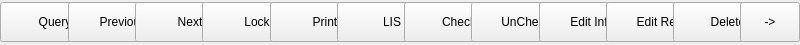
<?xml version="1.0" encoding="UTF-8"?>
<ui version="4.0">
 <class>MainBottomCtrlWidget</class>
 <widget class="QWidget" name="MainBottomCtrlWidget">
  <property name="geometry">
   <rect>
    <x>0</x>
    <y>0</y>
    <width>800</width>
    <height>45</height>
   </rect>
  </property>
  <property name="sizePolicy">
   <sizepolicy hsizetype="Preferred" vsizetype="Fixed">
    <horstretch>0</horstretch>
    <verstretch>0</verstretch>
   </sizepolicy>
  </property>
  <property name="minimumSize">
   <size>
    <width>800</width>
    <height>45</height>
   </size>
  </property>
  <property name="maximumSize">
   <size>
    <width>1162</width>
    <height>45</height>
   </size>
  </property>
  <property name="windowTitle">
   <string>Form</string>
  </property>
  <layout class="QGridLayout" name="gridLayout">
   <property name="leftMargin">
    <number>0</number>
   </property>
   <property name="topMargin">
    <number>0</number>
   </property>
   <property name="rightMargin">
    <number>0</number>
   </property>
   <property name="bottomMargin">
    <number>0</number>
   </property>
   <property name="spacing">
    <number>0</number>
   </property>
   <item row="0" column="0">
    <layout class="QHBoxLayout" name="horizontalLayout">
     <item>
      <widget class="QPushButton" name="btnQuery">
       <property name="minimumSize">
        <size>
         <width>110</width>
         <height>40</height>
        </size>
       </property>
       <property name="maximumSize">
        <size>
         <width>110</width>
         <height>40</height>
        </size>
       </property>
       <property name="text">
        <string>Query</string>
       </property>
      </widget>
     </item>
     <item>
      <widget class="QPushButton" name="btnPrevious">
       <property name="minimumSize">
        <size>
         <width>110</width>
         <height>40</height>
        </size>
       </property>
       <property name="maximumSize">
        <size>
         <width>110</width>
         <height>40</height>
        </size>
       </property>
       <property name="text">
        <string>Previous</string>
       </property>
      </widget>
     </item>
     <item>
      <widget class="QPushButton" name="btnNext">
       <property name="sizePolicy">
        <sizepolicy hsizetype="Minimum" vsizetype="Fixed">
         <horstretch>0</horstretch>
         <verstretch>46</verstretch>
        </sizepolicy>
       </property>
       <property name="minimumSize">
        <size>
         <width>110</width>
         <height>40</height>
        </size>
       </property>
       <property name="maximumSize">
        <size>
         <width>110</width>
         <height>40</height>
        </size>
       </property>
       <property name="text">
        <string>Next</string>
       </property>
      </widget>
     </item>
     <item>
      <widget class="QPushButton" name="btnLock">
       <property name="sizePolicy">
        <sizepolicy hsizetype="Minimum" vsizetype="Fixed">
         <horstretch>0</horstretch>
         <verstretch>46</verstretch>
        </sizepolicy>
       </property>
       <property name="minimumSize">
        <size>
         <width>110</width>
         <height>40</height>
        </size>
       </property>
       <property name="maximumSize">
        <size>
         <width>110</width>
         <height>40</height>
        </size>
       </property>
       <property name="text">
        <string>Lock</string>
       </property>
      </widget>
     </item>
     <item>
      <widget class="QPushButton" name="btnPrint">
       <property name="minimumSize">
        <size>
         <width>110</width>
         <height>40</height>
        </size>
       </property>
       <property name="maximumSize">
        <size>
         <width>110</width>
         <height>40</height>
        </size>
       </property>
       <property name="text">
        <string>Print</string>
       </property>
      </widget>
     </item>
     <item>
      <widget class="QPushButton" name="btnLIS">
       <property name="minimumSize">
        <size>
         <width>110</width>
         <height>40</height>
        </size>
       </property>
       <property name="maximumSize">
        <size>
         <width>110</width>
         <height>40</height>
        </size>
       </property>
       <property name="text">
        <string>LIS</string>
       </property>
      </widget>
     </item>
     <item>
      <widget class="QPushButton" name="btnCheck">
       <property name="minimumSize">
        <size>
         <width>110</width>
         <height>40</height>
        </size>
       </property>
       <property name="maximumSize">
        <size>
         <width>110</width>
         <height>40</height>
        </size>
       </property>
       <property name="text">
        <string>Check</string>
       </property>
      </widget>
     </item>
     <item>
      <widget class="QPushButton" name="btnUnCheck">
       <property name="minimumSize">
        <size>
         <width>110</width>
         <height>40</height>
        </size>
       </property>
       <property name="maximumSize">
        <size>
         <width>110</width>
         <height>40</height>
        </size>
       </property>
       <property name="text">
        <string>UnCheck</string>
       </property>
      </widget>
     </item>
     <item>
      <widget class="QPushButton" name="btnEditInfo">
       <property name="minimumSize">
        <size>
         <width>110</width>
         <height>40</height>
        </size>
       </property>
       <property name="maximumSize">
        <size>
         <width>110</width>
         <height>40</height>
        </size>
       </property>
       <property name="text">
        <string>Edit Info.</string>
       </property>
      </widget>
     </item>
     <item>
      <widget class="QPushButton" name="btnEditResult">
       <property name="sizePolicy">
        <sizepolicy hsizetype="Minimum" vsizetype="Fixed">
         <horstretch>0</horstretch>
         <verstretch>0</verstretch>
        </sizepolicy>
       </property>
       <property name="minimumSize">
        <size>
         <width>110</width>
         <height>40</height>
        </size>
       </property>
       <property name="maximumSize">
        <size>
         <width>110</width>
         <height>40</height>
        </size>
       </property>
       <property name="text">
        <string>Edit Res.</string>
       </property>
      </widget>
     </item>
     <item>
      <widget class="QPushButton" name="btnDelete">
       <property name="sizePolicy">
        <sizepolicy hsizetype="Minimum" vsizetype="Minimum">
         <horstretch>0</horstretch>
         <verstretch>0</verstretch>
        </sizepolicy>
       </property>
       <property name="minimumSize">
        <size>
         <width>110</width>
         <height>40</height>
        </size>
       </property>
       <property name="maximumSize">
        <size>
         <width>110</width>
         <height>40</height>
        </size>
       </property>
       <property name="text">
        <string>Delete</string>
       </property>
      </widget>
     </item>
     <item>
      <widget class="QPushButton" name="btnSwitch">
       <property name="minimumSize">
        <size>
         <width>60</width>
         <height>40</height>
        </size>
       </property>
       <property name="maximumSize">
        <size>
         <width>60</width>
         <height>40</height>
        </size>
       </property>
       <property name="text">
        <string>-&gt;</string>
       </property>
      </widget>
     </item>
    </layout>
   </item>
   <item row="0" column="1">
    <spacer name="horizontalSpacer">
     <property name="orientation">
      <enum>Qt::Horizontal</enum>
     </property>
     <property name="sizeHint" stdset="0">
      <size>
       <width>40</width>
       <height>20</height>
      </size>
     </property>
    </spacer>
   </item>
  </layout>
 </widget>
 <resources/>
 <connections/>
</ui>
